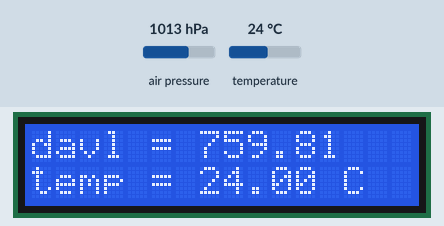
A sketch run on a simulated Arduino Uno, built with avr-gcc and run on an emulated ATmega328P. On the bench: 16×2 character LCD. The test bench sets the inputs (shaded band); at power-on: air pressure 1013 hPa, temperature 24 °C.

Above: at 1.2 s.
1.3 s: air pressure set to 952 hPa
At 2.7 s:
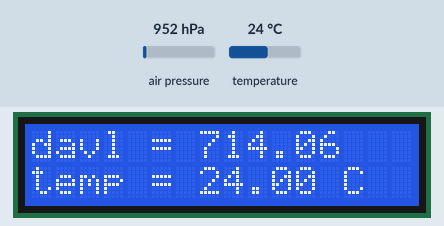
4.0 s: temperature set to 12 °C
At 5.4 s:
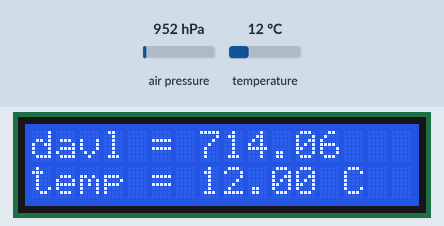
6.7 s: air pressure set to 975 hPa
At 9.4 s:
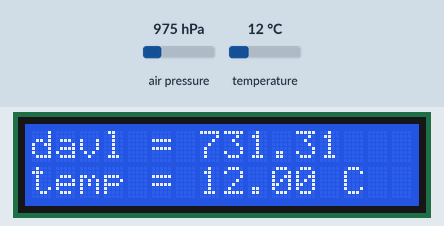
9.7 s: temperature set to 19 °C
At 11.1 s:
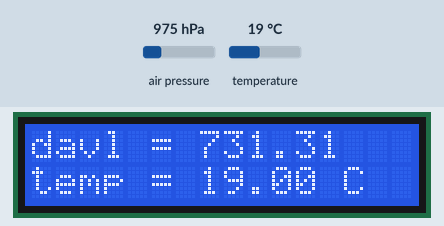
Timing chart, 0 to 12.7 s (numbered marks = the images above; inputs shaded):
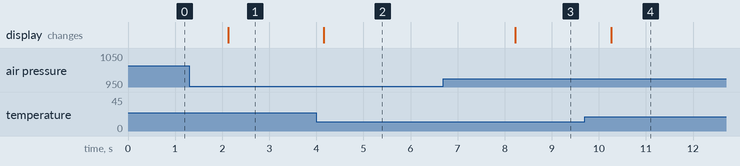

The sketch:

11-1_displei-and-potentiometer.ino
```cpp
#include <LiquidCrystal_I2C.h>
#include <Wire.h>
#include <Adafruit_Sensor.h>
#include <Adafruit_BMP280.h>

LiquidCrystal_I2C lcd(0x27, 16, 2); // іноді адреса 0x27
Adafruit_BMP280 bmp;

void setup() {
  lcd.init();
  lcd.backlight();

  if (!bmp.begin(0x76)) { // іноді 0x77
    lcd.print("BMP280 ERROR");
    while (1);
  }
}

void loop() {
  lcd.clear();

  lcd.setCursor(0, 0);
  lcd.print("davl = ");
  lcd.print(bmp.readPressure() / 133.322); // мм рт. ст.

  lcd.setCursor(0, 1);
  lcd.print("temp = ");
  lcd.print(bmp.readTemperature());
  lcd.print(" C");

  delay(2000);
}
```

Measured:
- after the input at 1.3 s, the display: changes after 0.83 s (image 1)
- after the input at 4.0 s, the display: changes after 0.16 s (image 2)
- after the input at 6.7 s, the display: changes after 1.5 s (image 3)
- after the input at 9.7 s, the display: changes after 0.56 s (image 4)
